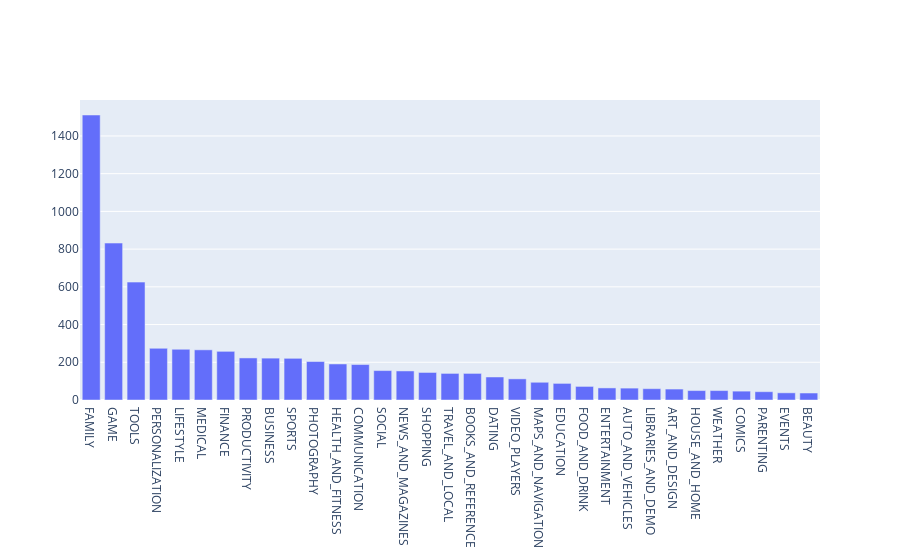

Notebook source saved alongside this figure:
### Markdown cell above
## 3. Analisis Kategori-Kategori Aplikasi
<p>Dengan lebih dari 1 Billion Active Users (BAU) di 190 negara di seluruh dunia, Play Store menjadi platform yang integral untuk membangun audiens dan pasar digital secara global. Play Store memiliki peranan penting terhadap bisnis yang sedang atau akan melakukan ekspansi secara digital karena bisnis tersebut perlu untuk membuat aplikasi yang telah dibuat lebih cepat dan mudah ditemukan di Play Store.

Dalam upaya untuk meningkatkan pengalaman pencarian secara keseluruhan, Google melakukan konsep pengelompokan aplikasi ke dalam beberapa kategori.</p>
<p>Hal ini memicu pertanyaan-pertanyaan berikut:</p>
<ul>
<li>Kategori apa yang memiliki pangsa atau bagian aplikasi (aktif) tertinggi di Play Store?</li>
<li>Apakah ada kategori spesifik yang mendominasi Play Store?</li>
<li>Kategori apa yang memiliki jumlah aplikasi yang paling sedikit?</li>
</ul>

### Code cell
import plotly
plotly.offline.init_notebook_mode(connected=True)
import plotly.graph_objs as go

num_categories = apps['Category'].nunique()
print('Jumlah kategori dalam Play Store = ', num_categories)

num_apps_in_category = apps['Category'].value_counts()

sorted_num_apps_in_category = num_apps_in_category.sort_values(ascending=False)
print(sorted_num_apps_in_category)

data = [go.Bar(
        x = num_apps_in_category.index,
        y = num_apps_in_category.values,
)]

plotly.offline.iplot(data)

### Figure 1 — Plotly figure (JSON) as saved in the notebook; plotly's stock layout.template omitted (floating-point values rounded to 4 significant figures)
{"data": [{"type": "bar", "x": ["FAMILY", "GAME", "TOOLS", "PERSONALIZATION", "LIFESTYLE", "MEDICAL", "FINANCE", "PRODUCTIVITY", "BUSINESS", "SPORTS", "PHOTOGRAPHY", "HEALTH_AND_FITNESS", "COMMUNICATION", "SOCIAL", "NEWS_AND_MAGAZINES", "SHOPPING", "TRAVEL_AND_LOCAL", "BOOKS_AND_REFERENCE", "DATING", "VIDEO_PLAYERS", "MAPS_AND_NAVIGATION", "EDUCATION", "FOOD_AND_DRINK", "ENTERTAINMENT", "AUTO_AND_VEHICLES", "LIBRARIES_AND_DEMO", "ART_AND_DESIGN", "HOUSE_AND_HOME", "WEATHER", "COMICS", "PARENTING", "EVENTS", "BEAUTY"], "y": [1511, 832, 625, 274, 269, 266, 258, 223, 222, 221, 204, 191, 188, 156, 154, 146, 141, 141, 122, 112, 94, 88, 72, 64, 63, 60, 58, 50, 50, 47, 44, 38, 37]}], "layout": {}}
